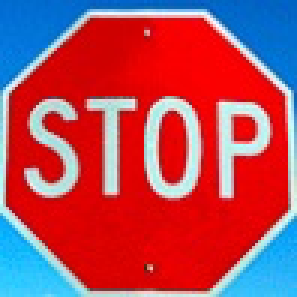
#> input picture newImg/1.png, 99 x 99 px (shown 3 times larger); its folder holds only this picture in this run
$ jupyter execute --allow-errors Traffic_Sign_Classifier.ipynb   (shell and % lines are left out)   (older library calls are emulated)
#> lines starting #> are read from the running program, lines starting #| are printed output that depends on the picture
# Self-Driving Car Engineer Nanodegree

## Build a Traffic Sign Recognition Classifier by Deep Learning

---
## Step 0: Load The Data

[cell 1]
import pickle

# Read the training, validation and testing data
training_file   = 'traffic-signs-data/train.p'
validation_file = 'traffic-signs-data/valid.p'
testing_file    = 'traffic-signs-data/test.p'

#> (the rest of this cell did not finish here and is left out)

## Step 1: Data exploration
First, I investigate some important statistics of the datasets. Then, I visulize one sample from each traffic sign to get an estimation of the quality of the images. Also, I look at the histogram of the data to have an idea about the distrubution of the labels.
- `'features'` is a 4D array containing raw pixel data of the traffic sign images, (num examples, width, height, channels).
- `'labels'` is a 1D array containing the label/class id of the traffic sign. The file `signnames.csv` contains id -> name mappings for each id.

[cell 2]
import numpy as np

#Number of training examples
#> (the rest of this cell did not finish here and is left out)

### Visualization of the dataset

[cell 3]
import matplotlib.pyplot as plt
# Visualizations will be shown in the notebook.

##Each pannel is a sample of one of the traffic signs type
#Set the plotting properties
fig, axes = plt.subplots(4, 11, figsize=(18, 8),
                         subplot_kw={'xticks': [], 'yticks': []})

fig.subplots_adjust(hspace=0.3, wspace=0.05)
#> (the rest of this cell did not finish here and is left out)

## Step 2: Data augmentation
I perform two data augmentation method to generalize the data and incease the training data size; namely:
- `'Central scaling'` to zoom in %80.
- `'Rotation'` to rotate the scaled and original images within [-20, 20] degree interval.

[cell 4]
#Augmention
from math import pi
import cv2
import matplotlib.pyplot as plt
import tensorflow as tf
try:
    import imutils
except:
    !pip install imutils
    !pip install --upgrade imutils
    import imutils

#This function scales the 32x32 images 80% and centally, by cropping 3 pixels from each edge.
def central_scale80(image):
    return image[3:-3, 3:-3, :]

aug_imgs, aug_labels = [], []
sta_rot_ang = -20   #start rotate angle
end_rot_ang = 20    #begin rotate angle
n_rotation = 9      #number of rotations
#iteration angle
rot_step = (end_rot_ang - sta_rot_ang) / (n_rotation - 1)

#> (the rest of this cell did not finish here and is left out)

## Step 3: Pre-Processing by grayscaling and normalization

For pre-peocessing, two method is performed; converting RGB images to gray scale, and normalizing the image array to be ranged within [-1, 1] interval instead of [0, 255].

[cell 5]
#grayscaling and normalization
import cv2
#grayscaling function
def Gray(images):
    images_g = np.zeros(images.shape[:-1])
    for i in range(images.shape[0]):
        images_g[i,:] = cv2.cvtColor(images[i,:], cv2.COLOR_BGR2GRAY)

    return images_g

#normalization function
# [6 lines left out: function Normalize, not called in this run]

#grayscale
#> (the rest of this cell did not finish here and is left out)

### Prepare data to be fed into Tensorflow functions

[cell 6]
from sklearn.utils import shuffle
#Shuffle the training set to avoid any bias due to dara order
#> (the rest of this cell did not finish here and is left out)

### Define Tensorflow variables

[cell 7]
import tensorflow as tf
EPOCHS = 100
BATCH_SIZE = 300
#Define features & labels variables
#> (the rest of this cell did not finish here and is left out)

## Step 4: Modeling

### Model Architecture

[cell 8]
# Define LeNet architecture
from tensorflow.contrib.layers import flatten

# [52 lines left out: function LeNet, not called in this run]

### Train, Validate and Test the Model

The validation set is used to assess how well the model is performing. A low accuracy on the training and validation
sets imply underfitting. A high accuracy on the training set but low accuracy on the validation set implies overfitting.

[cell 9]
# Training preperation
rate = 0.001

#> (the rest of this cell did not finish here and is left out)

#> (a cell that did not finish here is left out)

---

## Step 5: Test a Model on New Images

Five images of German traffic signs is downloaded from the web, and their traffic sign types are predicted using the trained model.

### Load and Output the Images

[cell 11]
### Load, pre-process, and plot new images
import numpy as np
import cv2
import matplotlib.pyplot as plt

def load_prep():
    newImage = np.zeros((5, 32, 32))
    # these labels are extracted using the 'signnames.csv' file
    newLabel = [14, 25, 33, 11, 4]
    for i in range(5):
        img = cv2.imread("newImg/%s.png"%str(i+1))
#> img is the input picture: shape (99, 99, 3); mean B, G, R 90.6, 73.8, 175.4
        img = cv2.cvtColor(img, cv2.COLOR_BGR2GRAY)
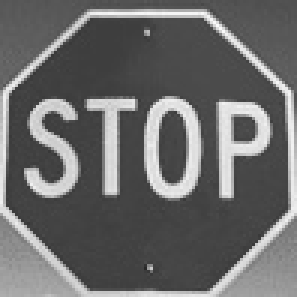
#> img: shape (99, 99) (shown 3 times larger); min 40, max 251, mean 106
        img = cv2.normalize(img, None, alpha=-1, beta=1, norm_type=cv2.NORM_MINMAX, dtype=cv2.CV_32F)
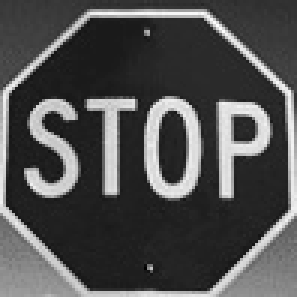
#> img: shape (99, 99) float32 (shown 3 times larger); min -1, max 1, mean -0.374; drawn with min black and max white
        newImage[i,:] = cv2.resize(img, (32,32), interpolation = cv2.INTER_CUBIC)
    return newImage, newLabel

#> (the rest of this cell did not finish here and is left out)
